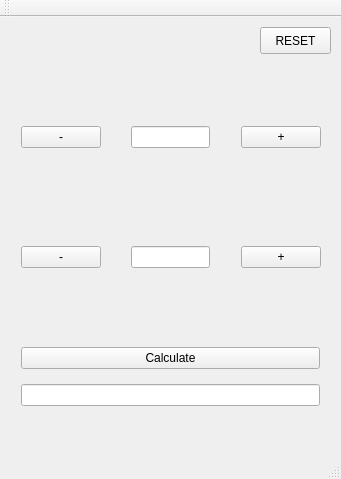
<?xml version="1.0" encoding="UTF-8"?>
<ui version="4.0">
 <class>BMICalc</class>
 <widget class="QMainWindow" name="BMICalc">
  <property name="geometry">
   <rect>
    <x>0</x>
    <y>0</y>
    <width>341</width>
    <height>479</height>
   </rect>
  </property>
  <property name="windowTitle">
   <string>BMICalc</string>
  </property>
  <widget class="QWidget" name="centralWidget">
   <widget class="QWidget" name="verticalLayoutWidget_4">
    <property name="geometry">
     <rect>
      <x>10</x>
      <y>310</y>
      <width>321</width>
      <height>101</height>
     </rect>
    </property>
    <layout class="QVBoxLayout" name="verticalLayout_4">
     <item>
      <widget class="QPushButton" name="calcButton">
       <property name="text">
        <string>Calculate</string>
       </property>
      </widget>
     </item>
     <item>
      <widget class="QLineEdit" name="textResult"/>
     </item>
    </layout>
   </widget>
   <widget class="QWidget" name="verticalLayoutWidget">
    <property name="geometry">
     <rect>
      <x>10</x>
      <y>80</y>
      <width>102</width>
      <height>80</height>
     </rect>
    </property>
    <layout class="QVBoxLayout" name="verticalLayout">
     <item>
      <widget class="QPushButton" name="minusHButton">
       <property name="text">
        <string>-</string>
       </property>
      </widget>
     </item>
    </layout>
   </widget>
   <widget class="QWidget" name="verticalLayoutWidget_2">
    <property name="geometry">
     <rect>
      <x>230</x>
      <y>80</y>
      <width>102</width>
      <height>80</height>
     </rect>
    </property>
    <layout class="QVBoxLayout" name="verticalLayout_2">
     <item>
      <widget class="QPushButton" name="plusHButton">
       <property name="text">
        <string>+</string>
       </property>
      </widget>
     </item>
    </layout>
   </widget>
   <widget class="QWidget" name="verticalLayoutWidget_3">
    <property name="geometry">
     <rect>
      <x>120</x>
      <y>80</y>
      <width>101</width>
      <height>80</height>
     </rect>
    </property>
    <layout class="QVBoxLayout" name="verticalLayout_3">
     <item>
      <widget class="QLineEdit" name="textH"/>
     </item>
    </layout>
   </widget>
   <widget class="QWidget" name="verticalLayoutWidget_5">
    <property name="geometry">
     <rect>
      <x>140</x>
      <y>50</y>
      <width>61</width>
      <height>21</height>
     </rect>
    </property>
    <layout class="QVBoxLayout" name="verticalLayout_5">
     <item>
      <widget class="QLabel" name="label">
       <property name="text">
        <string>Height</string>
       </property>
      </widget>
     </item>
    </layout>
   </widget>
   <widget class="QWidget" name="verticalLayoutWidget_6">
    <property name="geometry">
     <rect>
      <x>120</x>
      <y>200</y>
      <width>101</width>
      <height>80</height>
     </rect>
    </property>
    <layout class="QVBoxLayout" name="verticalLayout_6">
     <item>
      <widget class="QLineEdit" name="textW">
       <property name="text">
        <string/>
       </property>
      </widget>
     </item>
    </layout>
   </widget>
   <widget class="QWidget" name="verticalLayoutWidget_7">
    <property name="geometry">
     <rect>
      <x>140</x>
      <y>170</y>
      <width>61</width>
      <height>21</height>
     </rect>
    </property>
    <layout class="QVBoxLayout" name="verticalLayout_7">
     <item>
      <widget class="QLabel" name="label_2">
       <property name="text">
        <string>Weight</string>
       </property>
      </widget>
     </item>
    </layout>
   </widget>
   <widget class="QWidget" name="verticalLayoutWidget_8">
    <property name="geometry">
     <rect>
      <x>230</x>
      <y>200</y>
      <width>102</width>
      <height>80</height>
     </rect>
    </property>
    <layout class="QVBoxLayout" name="verticalLayout_8">
     <item>
      <widget class="QPushButton" name="plusWButton">
       <property name="text">
        <string>+</string>
       </property>
      </widget>
     </item>
    </layout>
   </widget>
   <widget class="QWidget" name="verticalLayoutWidget_9">
    <property name="geometry">
     <rect>
      <x>10</x>
      <y>200</y>
      <width>102</width>
      <height>80</height>
     </rect>
    </property>
    <layout class="QVBoxLayout" name="verticalLayout_9">
     <item>
      <widget class="QPushButton" name="minusWButton">
       <property name="text">
        <string>-</string>
       </property>
      </widget>
     </item>
    </layout>
   </widget>
   <widget class="QPushButton" name="resetButton">
    <property name="geometry">
     <rect>
      <x>260</x>
      <y>10</y>
      <width>71</width>
      <height>27</height>
     </rect>
    </property>
    <property name="text">
     <string>RESET</string>
    </property>
   </widget>
  </widget>
  <widget class="QMenuBar" name="menuBar">
   <property name="geometry">
    <rect>
     <x>0</x>
     <y>0</y>
     <width>341</width>
     <height>24</height>
    </rect>
   </property>
  </widget>
  <widget class="QToolBar" name="mainToolBar">
   <attribute name="toolBarArea">
    <enum>TopToolBarArea</enum>
   </attribute>
   <attribute name="toolBarBreak">
    <bool>false</bool>
   </attribute>
  </widget>
  <widget class="QStatusBar" name="statusBar"/>
 </widget>
 <layoutdefault spacing="6" margin="11"/>
 <resources/>
 <connections/>
</ui>
